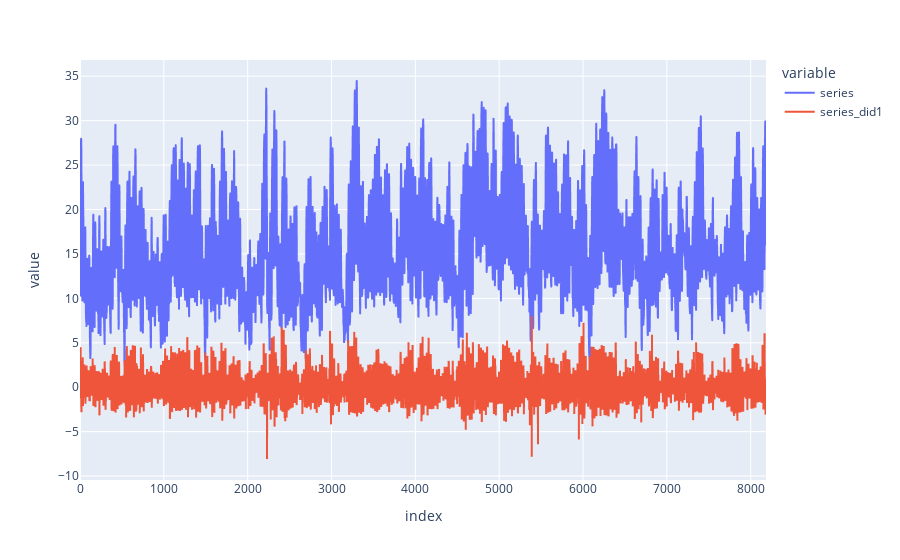

The notebook cell this image was saved under:
### Code cell
df_did[['series', 'series_did1']].plot()

### Figure 1 — Plotly figure (JSON) as saved in the notebook; plotly's stock layout.template omitted (floating-point values rounded to 4 significant figures; data arrays with more than 128 entries replaced by an {"elided": "..."} marker saying what was removed)
{"data": [{"hovertemplate": "variable=series<br>index=%{x}<br>value=%{y}<extra></extra>", "legendgroup": "series", "line": {"color": "#636efa", "dash": "solid"}, "marker": {"symbol": "circle"}, "mode": "lines", "name": "series", "showlegend": true, "type": "scattergl", "x": {"elided": "8184 int values"}, "xaxis": "x", "y": {"elided": "8184 float values"}, "yaxis": "y"}, {"hovertemplate": "variable=series_did1<br>index=%{x}<br>value=%{y}<extra></extra>", "legendgroup": "series_did1", "line": {"color": "#EF553B", "dash": "solid"}, "marker": {"symbol": "circle"}, "mode": "lines", "name": "series_did1", "showlegend": true, "type": "scattergl", "x": {"elided": "8184 int values"}, "xaxis": "x", "y": {"elided": "8184 float values"}, "yaxis": "y"}], "layout": {"legend": {"title": {"text": "variable"}, "tracegroupgap": 0}, "margin": {"t": 60}, "xaxis": {"anchor": "y", "domain": [0, 1], "title": {"text": "index"}}, "yaxis": {"anchor": "x", "domain": [0, 1], "title": {"text": "value"}}}}
